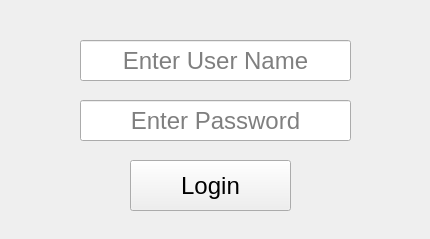
<?xml version="1.0" encoding="UTF-8"?>
<ui version="4.0">
 <class>Form</class>
 <widget class="QWidget" name="Form">
  <property name="geometry">
   <rect>
    <x>0</x>
    <y>0</y>
    <width>430</width>
    <height>239</height>
   </rect>
  </property>
  <property name="font">
   <font>
    <family>Segoe UI</family>
    <pointsize>21</pointsize>
   </font>
  </property>
  <property name="windowTitle">
   <string>Form</string>
  </property>
  <widget class="QPushButton" name="pushButton">
   <property name="geometry">
    <rect>
     <x>130</x>
     <y>160</y>
     <width>161</width>
     <height>51</height>
    </rect>
   </property>
   <property name="font">
    <font>
     <family>Segoe UI Historic</family>
     <pointsize>18</pointsize>
    </font>
   </property>
   <property name="text">
    <string>Login</string>
   </property>
  </widget>
  <widget class="QLineEdit" name="lineEdit">
   <property name="geometry">
    <rect>
     <x>80</x>
     <y>40</y>
     <width>271</width>
     <height>41</height>
    </rect>
   </property>
   <property name="font">
    <font>
     <family>Segoe UI Historic</family>
     <pointsize>18</pointsize>
    </font>
   </property>
   <property name="alignment">
    <set>Qt::AlignCenter</set>
   </property>
   <property name="placeholderText">
    <string>Enter User Name</string>
   </property>
  </widget>
  <widget class="QLineEdit" name="lineEdit_2">
   <property name="geometry">
    <rect>
     <x>80</x>
     <y>100</y>
     <width>271</width>
     <height>41</height>
    </rect>
   </property>
   <property name="font">
    <font>
     <family>Segoe UI Historic</family>
     <pointsize>18</pointsize>
    </font>
   </property>
   <property name="echoMode">
    <enum>QLineEdit::Password</enum>
   </property>
   <property name="alignment">
    <set>Qt::AlignCenter</set>
   </property>
   <property name="placeholderText">
    <string>Enter Password</string>
   </property>
  </widget>
 </widget>
 <resources/>
 <connections/>
</ui>
